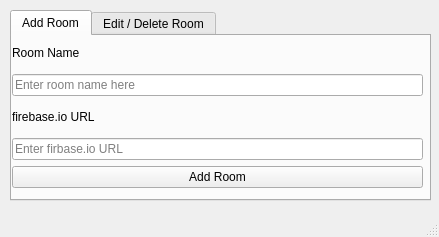
<?xml version="1.0" encoding="UTF-8"?>
<ui version="4.0">
 <class>MainWindow</class>
 <widget class="QMainWindow" name="MainWindow">
  <property name="geometry">
   <rect>
    <x>0</x>
    <y>0</y>
    <width>439</width>
    <height>237</height>
   </rect>
  </property>
  <property name="windowTitle">
   <string>MainWindow</string>
  </property>
  <widget class="QWidget" name="centralwidget">
   <widget class="QTabWidget" name="tabWidget">
    <property name="geometry">
     <rect>
      <x>10</x>
      <y>10</y>
      <width>421</width>
      <height>191</height>
     </rect>
    </property>
    <property name="currentIndex">
     <number>0</number>
    </property>
    <widget class="QWidget" name="tab">
     <attribute name="title">
      <string>Add Room</string>
     </attribute>
     <widget class="QWidget" name="verticalLayoutWidget">
      <property name="geometry">
       <rect>
        <x>0</x>
        <y>1</y>
        <width>411</width>
        <height>151</height>
       </rect>
      </property>
      <layout class="QVBoxLayout" name="verticalLayout">
       <item>
        <widget class="QLabel" name="label">
         <property name="text">
          <string>Room Name</string>
         </property>
        </widget>
       </item>
       <item>
        <widget class="QLineEdit" name="lineEdit">
         <property name="placeholderText">
          <string>Enter room name here</string>
         </property>
        </widget>
       </item>
       <item>
        <widget class="QLabel" name="label_2">
         <property name="text">
          <string>firebase.io URL</string>
         </property>
        </widget>
       </item>
       <item>
        <widget class="QLineEdit" name="lineEdit_2">
         <property name="placeholderText">
          <string>Enter firbase.io URL</string>
         </property>
        </widget>
       </item>
       <item>
        <widget class="QPushButton" name="pushButton">
         <property name="text">
          <string>Add Room</string>
         </property>
        </widget>
       </item>
      </layout>
     </widget>
    </widget>
    <widget class="QWidget" name="tab_2">
     <attribute name="title">
      <string>Edit / Delete Room</string>
     </attribute>
     <widget class="QWidget" name="verticalLayoutWidget_2">
      <property name="geometry">
       <rect>
        <x>0</x>
        <y>10</y>
        <width>411</width>
        <height>141</height>
       </rect>
      </property>
      <layout class="QVBoxLayout" name="verticalLayout_2">
       <item>
        <layout class="QHBoxLayout" name="horizontalLayout">
         <item>
          <widget class="QLabel" name="label_4">
           <property name="sizePolicy">
            <sizepolicy hsizetype="Fixed" vsizetype="Preferred">
             <horstretch>0</horstretch>
             <verstretch>0</verstretch>
            </sizepolicy>
           </property>
           <property name="text">
            <string>Choose room name:</string>
           </property>
          </widget>
         </item>
         <item>
          <widget class="QComboBox" name="comboBox">
           <property name="sizePolicy">
            <sizepolicy hsizetype="Fixed" vsizetype="Fixed">
             <horstretch>0</horstretch>
             <verstretch>0</verstretch>
            </sizepolicy>
           </property>
           <property name="minimumSize">
            <size>
             <width>150</width>
             <height>0</height>
            </size>
           </property>
          </widget>
         </item>
         <item>
          <spacer name="horizontalSpacer">
           <property name="orientation">
            <enum>Qt::Horizontal</enum>
           </property>
           <property name="sizeHint" stdset="0">
            <size>
             <width>40</width>
             <height>20</height>
            </size>
           </property>
          </spacer>
         </item>
        </layout>
       </item>
       <item>
        <widget class="QLabel" name="label_3">
         <property name="text">
          <string>firebase.io URL</string>
         </property>
        </widget>
       </item>
       <item>
        <widget class="QLineEdit" name="lineEdit_3">
         <property name="placeholderText">
          <string>Enter firebase.io URL</string>
         </property>
        </widget>
       </item>
       <item>
        <layout class="QHBoxLayout" name="horizontalLayout_2">
         <item>
          <widget class="QPushButton" name="pushButton_2">
           <property name="text">
            <string>Edit Room</string>
           </property>
          </widget>
         </item>
         <item>
          <widget class="QPushButton" name="pushButton_3">
           <property name="text">
            <string>Delete Room</string>
           </property>
          </widget>
         </item>
        </layout>
       </item>
      </layout>
     </widget>
    </widget>
   </widget>
  </widget>
  <widget class="QStatusBar" name="statusbar"/>
 </widget>
 <resources/>
 <connections/>
</ui>
